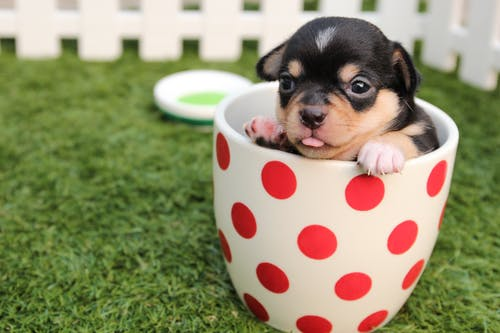
#> input picture dog.jpeg, 500 x 333 px
$ jupyter execute --allow-errors Code.ipynb
#> lines starting #> are read from the running program, lines starting #| are printed output that depends on the picture; after the words box and inside, x2 and y2 are one past the last pixel; in counts of white or black regions, pixels touching at a corner belong together
[cell 1]
# Required libraries have been called.
import matplotlib.image as mpimg
from scipy import ndimage
from scipy import misc
import numpy as np
import matplotlib.pyplot as plt

[cell 2]
# The image is taking and displaying on the screen.
puppy = mpimg.imread('dog.jpeg')
#> puppy is the input picture: shape (333, 500, 3); mean R, G, B 147.4, 144.1, 108.6
plt.imshow(puppy, cmap = plt.get_cmap('gray'))
plt.show()

[cell 3]
# Convert color image to grayscale to help extraction of edges and plot it
puppyGray = np.dot(puppy[...,:3], [0.299, 0.587, 0.114])
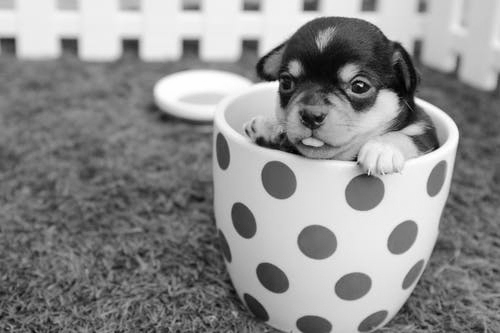
#> puppyGray: shape (333, 500) float64; min 0, max 255, mean 141
plt.imshow(puppyGray, cmap = plt.get_cmap('gray'))
plt.show()

[cell 4]
# Blur the grayscale image so that only important edges are extracted and the noisy ones ignored
puppyGrayBlurred = ndimage.gaussian_filter(puppyGray, sigma=0.5)
plt.imshow(puppyGrayBlurred, cmap = plt.get_cmap('gray'))
plt.show()

[cell 5]
# Apply Sobel Filter using the convolution operation
# I have used the filter to have a maximum amgnitude of 2
def SobelFilter(goruntu, yon):
#> called with yon = 'x'
    if(yon == 'x'):
        Gx = np.array([[-1,0,+1], [-2,0,+2],  [-1,0,+1]])
        Res = ndimage.convolve(goruntu, Gx)
    if(yon == 'y'):
        Gy = np.array([[-1,-2,-1], [0,0,0], [+1,+2,+1]])
        Res = ndimage.convolve(goruntu, Gy)
    return Res

[cell 6]
# Normalize the pixel array, so that values are <= 1
def Normalize(goruntu):
    goruntu = goruntu/np.max(goruntu)
    return goruntu

[cell 7]
# Apply Sobel Filter in X direction
gx = SobelFilter(puppyGrayBlurred, 'x')
gx = Normalize(gx)
plt.imshow(gx, cmap = plt.get_cmap('gray'))
plt.show()

[cell 8]
# Apply Sobel Filter in Y direction
gy = SobelFilter(puppyGrayBlurred, 'y')
#> call 2 of SobelFilter, with yon = 'y'
#> in SobelFilter (call 2), `Res = ndimage.convolve(goruntu, Gy)`:
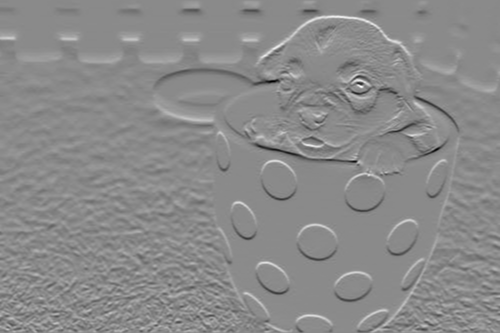
#> Res: shape (333, 500) float64; min -687.1, max 581, mean 2.5; drawn with min black and max white
gy = Normalize(gy)
plt.imshow(gy, cmap = plt.get_cmap('gray'))
plt.show()

[cell 9]
# Apply the Sobel Filter using the inbuilt function of scipy, this was done to verify the values obtained from above
dx = ndimage.sobel(puppyGrayBlurred, axis=1) # horizontal derivative
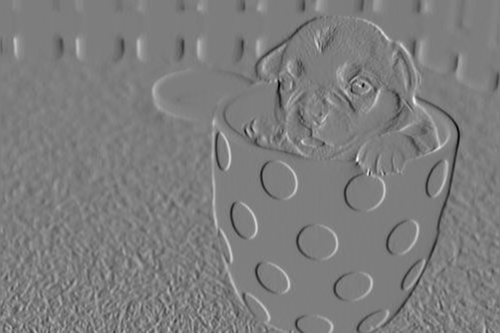
#> dx: shape (333, 500) float64; min -566, max 583.5, mean 0.1; drawn with min black and max white
dy = ndimage.sobel(puppyGrayBlurred, axis=0) # vertical derivative
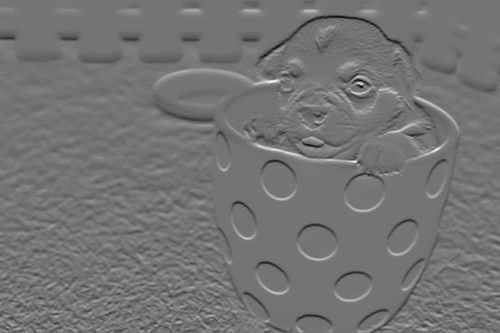
#> dy: shape (333, 500) float64; min -581, max 687.1, mean -2.5; drawn with min black and max white

[cell 10]
# Plot the derivative filter values obtained using the inbuilt function
plt.subplot(121)
plt.imshow(dx, cmap = plt.get_cmap('gray'))
plt.subplot(122)
plt.imshow(dy, cmap = plt.get_cmap('gray'))
plt.show()

[cell 11]
# Calculate the magnitude of the gradients obtained
Mag = np.hypot(gx,gy)
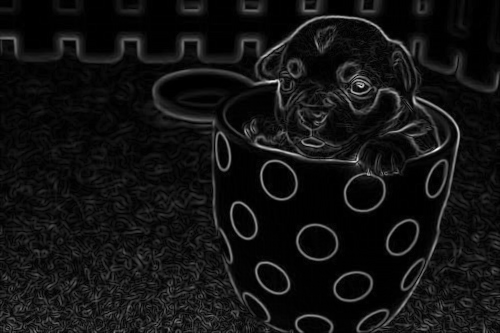
#> Mag: shape (333, 500) float64; min 0, max 1.29, mean 0.0937; drawn with min black and max white
Mag = Normalize(Mag)
plt.imshow(Mag, cmap = plt.get_cmap('gray'))
plt.show()

[cell 12]
# Calculate the magnitude of the gradients obtained using the inbuilt function,
# again done to verify the correctness of the above value
mag = np.hypot(dx,dy)
mag = Normalize(mag)
plt.imshow(mag, cmap = plt.get_cmap('gray'))
plt.show()

[cell 13]
# Calculate direction of the gradients
Gradient = np.degrees(np.arctan2(gy,gx))
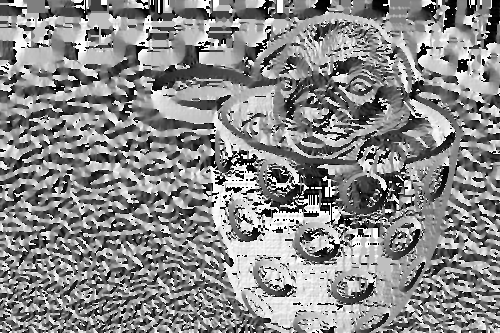
#> Gradient: shape (333, 500) float64; min -180, max 180, mean 13.5; drawn with min black and max white

[cell 14]
# Calculate the direction of the gradients obtained using the inbuilt sobel function
gradient = np.degrees(np.arctan2(dy,dx))
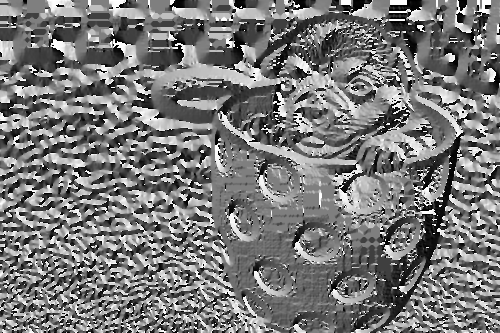
#> gradient: shape (333, 500) float64; min -180, max 180, mean -8.8; drawn with min black and max white

[cell 15]
# Do Non Maximum Suppression with interpolation to get a better estimate of the magnitude values...
#... of the pixels in the gradient direction
# This is done to get thin edges
def NonMaximumSuppressionWithInterpol(Gmag, Grad, Gx, Gy):
    NonMaxSup = np.zeros(Gmag.shape)

    for i in range(1, int(Gmag.shape[0]) - 1):
        for j in range(1, int(Gmag.shape[1]) - 1):
            if((Grad[i,j] >= 0 and Grad[i,j] <= 45) or (Grad[i,j] < -135 and Grad[i,j] >= -180)):
                yBot = np.array([Gmag[i,j+1], Gmag[i+1,j+1]])
                yTop = np.array([Gmag[i,j-1], Gmag[i-1,j-1]])
                x_est = np.absolute(Gy[i,j]/Gmag[i,j])
                if (Gmag[i,j] >= ((yBot[1]-yBot[0])*x_est+yBot[0]) and Gmag[i,j] >= ((yTop[1]-yTop[0])*x_est+yTop[0])):
                    NonMaxSup[i,j] = Gmag[i,j]
                else:
                    NonMaxSup[i,j] = 0
            if((Grad[i,j] > 45 and Grad[i,j] <= 90) or (Grad[i,j] < -90 and Grad[i,j] >= -135)):
                yBot = np.array([Gmag[i+1,j] ,Gmag[i+1,j+1]])
                yTop = np.array([Gmag[i-1,j] ,Gmag[i-1,j-1]])
                x_est = np.absolute(Gx[i,j]/Gmag[i,j])
                if (Gmag[i,j] >= ((yBot[1]-yBot[0])*x_est+yBot[0]) and Gmag[i,j] >= ((yTop[1]-yTop[0])*x_est+yTop[0])):
                    NonMaxSup[i,j] = Gmag[i,j]
                else:
                    NonMaxSup[i,j] = 0
            if((Grad[i,j] > 90 and Grad[i,j] <= 135) or (Grad[i,j] < -45 and Grad[i,j] >= -90)):
                yBot = np.array([Gmag[i+1,j] ,Gmag[i+1,j-1]])
                yTop = np.array([Gmag[i-1,j] ,Gmag[i-1,j+1]])
                x_est = np.absolute(Gx[i,j]/Gmag[i,j])
                if (Gmag[i,j] >= ((yBot[1]-yBot[0])*x_est+yBot[0]) and Gmag[i,j] >= ((yTop[1]-yTop[0])*x_est+yTop[0])):
                    NonMaxSup[i,j] = Gmag[i,j]
                else:
                    NonMaxSup[i,j] = 0
            if((Grad[i,j] > 135 and Grad[i,j] <= 180) or (Grad[i,j] < 0 and Grad[i,j] >= -45)):
                yBot = np.array([Gmag[i,j-1] ,Gmag[i+1,j-1]])
                yTop = np.array([Gmag[i,j+1] ,Gmag[i-1,j+1]])
                x_est = np.absolute(Gy[i,j]/Gmag[i,j])
                if (Gmag[i,j] >= ((yBot[1]-yBot[0])*x_est+yBot[0]) and Gmag[i,j] >= ((yTop[1]-yTop[0])*x_est+yTop[0])):
                    NonMaxSup[i,j] = Gmag[i,j]
                else:
                    NonMaxSup[i,j] = 0
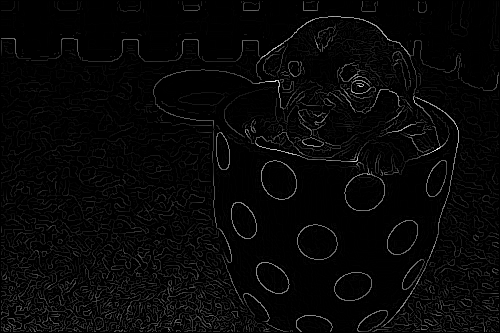
#> NonMaxSup: shape (333, 500) float64; min 0, max 1, mean 0.0281

    return NonMaxSup

[cell 16]
# This is also non maximum suppression but without interpolation
# i.e. the pixel closest to the gradient direction is used as the estimate
def NonMaximumSuppressionWithoutInterpol(Gmag, Grad):
    NonMaxSup = np.zeros(Gmag.shape)
    for i in range(1, int(Gmag.shape[0]) - 1):
        for j in range(1, int(Gmag.shape[1]) - 1):
            if((Grad[i,j] >= -22.5 and Grad[i,j] <= 22.5) or (Grad[i,j] <= -157.5 and Grad[i,j] >= 157.5)):
                if((Gmag[i,j] > Gmag[i,j+1]) and (Gmag[i,j] > Gmag[i,j-1])):
                    NonMaxSup[i,j] = Gmag[i,j]
                else:
                    NonMaxSup[i,j] = 0
            if((Grad[i,j] >= 22.5 and Grad[i,j] <= 67.5) or (Grad[i,j] <= -112.5 and Grad[i,j] >= -157.5)):
                if((Gmag[i,j] > Gmag[i+1,j+1]) and (Gmag[i,j] > Gmag[i-1,j-1])):
                    NonMaxSup[i,j] = Gmag[i,j]
                else:
                    NonMaxSup[i,j] = 0
            if((Grad[i,j] >= 67.5 and Grad[i,j] <= 112.5) or (Grad[i,j] <= -67.5 and Grad[i,j] >= -112.5)):
                if((Gmag[i,j] > Gmag[i+1,j]) and (Gmag[i,j] > Gmag[i-1,j])):
                    NonMaxSup[i,j] = Gmag[i,j]
                else:
                    NonMaxSup[i,j] = 0
            if((Grad[i,j] >= 112.5 and Grad[i,j] <= 157.5) or (Grad[i,j] <= -22.5 and Grad[i,j] >= -67.5)):
                if((Gmag[i,j] > Gmag[i+1,j-1]) and (Gmag[i,j] > Gmag[i-1,j+1])):
                    NonMaxSup[i,j] = Gmag[i,j]
                else:
                    NonMaxSup[i,j] = 0

    return NonMaxSup

[cell 17]
# Get the Non-Max Suppressed output
NonMaxSup = NonMaximumSuppressionWithInterpol(Mag, Gradient, gx, gy)
NonMaxSup = Normalize(NonMaxSup)
plt.imshow(NonMaxSup, cmap = plt.get_cmap('gray'))
plt.show()

[cell 18]
# Get the Non-max suppressed output on the same image but using the image using the inbuilt sobel operator

nms = NonMaximumSuppressionWithInterpol(mag, gradient, dx, dy)
#> after the loop in NonMaximumSuppressionWithInterpol (call 2), `for i in range(1, int(Gmag.shape[0]) - 1):`:
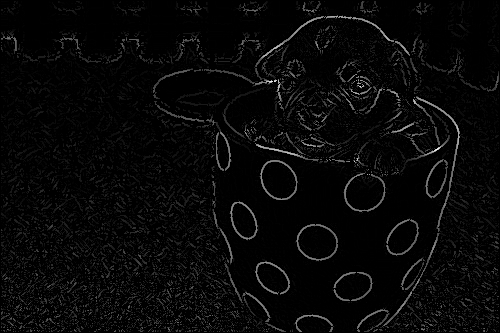
#> NonMaxSup: shape (333, 500) float64; min 0, max 1, mean 0.0323
nms = Normalize(nms)
plt.imshow(nms, cmap = plt.get_cmap('gray'))
plt.show()

[cell 19]
# Double threshold Hysterisis
# I have used a very slow iterative approach
def DoubleThresholdHysterisis(img):
    # HTR = High Threshold Ratio
    HTR = 0.2
    # LTR = High Threshold Ratio
    LTR = 0.15
    GSup = np.copy(img)
    h = int(GSup.shape[0])
#> h = 333
    w = int(GSup.shape[1])
#> w = 500
    # HT = High Threshold
    HT = np.max(GSup) * HTR
#> HT = 0.2
    # LT = Low Threshold
    LT = HT * LTR
#> LT = 0.03
    x = 0.1
    oldx=0

    # The while loop is used so that the loop will keep executing till the number of strong edges do not change,
    # i.e all weak edges connected to strong edges have been found
    while(oldx != x):
        oldx = x
        for i in range(1,h-1):
            for j in range(1,w-1):
                if(GSup[i,j] > HT):
                    GSup[i,j] = 1
                elif(GSup[i,j] < LT):
                    GSup[i,j] = 0
                else:
                    if((GSup[i-1,j-1] > HT) or
                        (GSup[i-1,j] > HT) or
                        (GSup[i-1,j+1] > HT) or
                        (GSup[i,j-1] > HT) or
                        (GSup[i,j+1] > HT) or
                        (GSup[i+1,j-1] > HT) or
                        (GSup[i+1,j] > HT) or
                        (GSup[i+1,j+1] > HT)):
                        GSup[i,j] = 1
        x = np.sum(GSup == 1)
#> this loop made 76 passes
#> (oldx, x) on passes 2 to 13: (10643, 11707), (11707, 12461), (12461, 12994), (12994, 13482), (13482, 13833), (13833, 14194), (14194, 14436), (14436, 14605), (14605, 14782), (14782, 14963), (14963, 15075), (15075, 15185)
#> x on pass 1: 10643
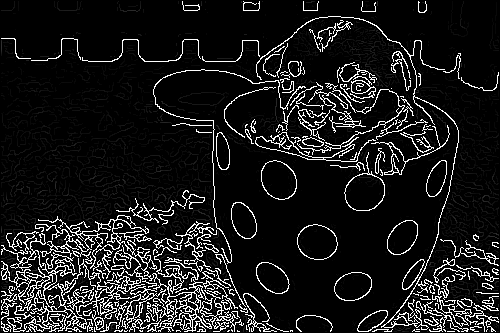
#> GSup: shape (333, 500) float64; 17.69% of pixels changed, all inside (x1, y1, x2, y2) = (1, 1, 499, 332)

    GSup = (GSup == 1) * GSup # This is done to remove/clean all the weak edges which are not connected to strong edges
#> GSup: shape (333, 500) float64; values 0 (black) and 1 (white), 10.1% white in thin lines or dots

    return GSup
